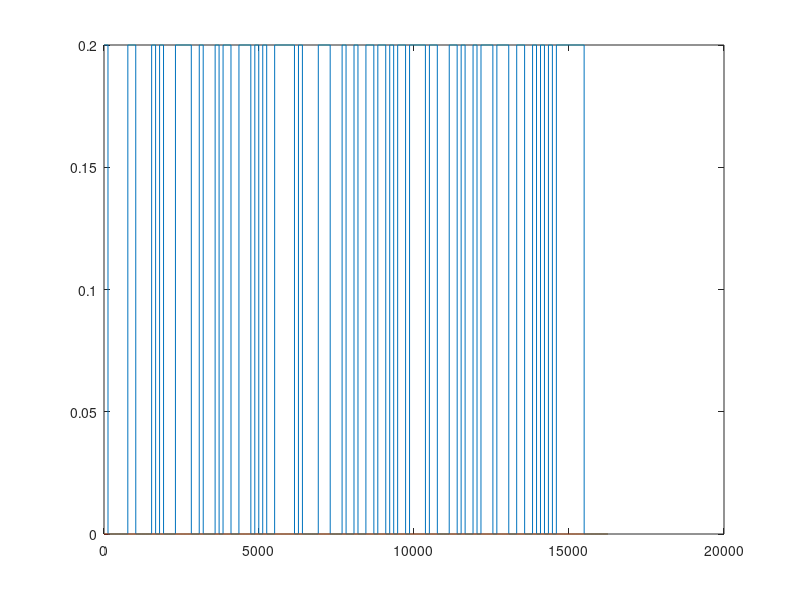

Recreate this plot in MATLAB. (Note: this script raises an error after producing the figure.)
% Program the function generator. Only way I have been able to do this.

config = struct();
config.model = '81180A';
config.connectionType = 'visa';
config.visaAddr = 'GPIB1::2::INSTR';

f = 1e6; % desired frequency
Vpp = 0.2; % desired amplitude (in V)
offset = 0.1; % desired offset (in V)
samples_per_bit = 128;
waveform = 'prbs';  % 'square' or 'prbs' or 'double_freq' or 'sin'
f2 = 510e3;

sampling_freq = samples_per_bit*f;

if sampling_freq > 4.2e9
    fprintf("The sample frequency is too high. Reduce either samples per bit or desired bit speed.")
    return
end

if sampling_freq < 10e6
    fprintf("The sample frequency is too low. Increase either samples per bit or desired bit speed.")
    return
end


pattern = [];
% Generate the pattern
if strcmp(waveform, 'square')
    bit_pattern = '101010101010101010101010101010101010101010101010101010101010101010101010101010101010101010101010101010101010101010101010101010101010101010101010';
    for i = 1:length(bit_pattern)
        pattern = [pattern, offset + str2num(bit_pattern(i))*ones(1,samples_per_bit)*Vpp/2 - Vpp/2*(1-str2num(bit_pattern(i)))*ones(1,samples_per_bit)];
    end
    
elseif strcmp(waveform, 'prbs')
    bit_pattern = '1000001100001010001111001000101100111010100111110100001110001001001101101011011110110001101001011101110011001010101111111000000';
    clk_pattern = '1010101010101010101010101010101010101010101010101010101010101010101010101010101010101010101010101010101010101010101010101010101';
    pattern_signal = [];
    %pattern_clk = [];
    for i = 1:length(bit_pattern)
        pattern_signal = [pattern_signal, offset + str2num(bit_pattern(i))*ones(1,samples_per_bit)*Vpp/2 - Vpp/2*(1-str2num(bit_pattern(i)))*ones(1,samples_per_bit)];
        %pattern_clk = [pattern_clk, str2num(clk_pattern(i))*ones(1,samples_per_bit)*0.2 - 0.2*(1-str2num(clk_pattern(i)))*ones(1,samples_per_bit)];
    end
    pattern = pattern_signal; % + 1i*pattern_clk;
    
elseif strcmp(waveform, 'double_freq')
    t = (1:32*5000)/sampling_freq;
    pattern = offset + Vpp*sin(2*pi*f*t) + Vpp*sin(2*pi*f2*t);

elseif strcmp(waveform, 'sin')
    t = (1:32*5000)/sampling_freq;
    pattern = offset + Vpp*sin(2*pi*f*t);
end


plot(real(pattern))
hold on
plot(imag(pattern))

if mod(length(pattern),32) ~= 0
   fpintf('Pattern length must be a multiple of 32!')
   return
end

if length(pattern) > 16e6
   fpintf('Pattern too long!')
   return
end
    


% This is the command that talks to the instrument
iqdownload(pattern, sampling_freq, 'channelMapping', [1, 0; 0, 0], 'arbConfig', config);



